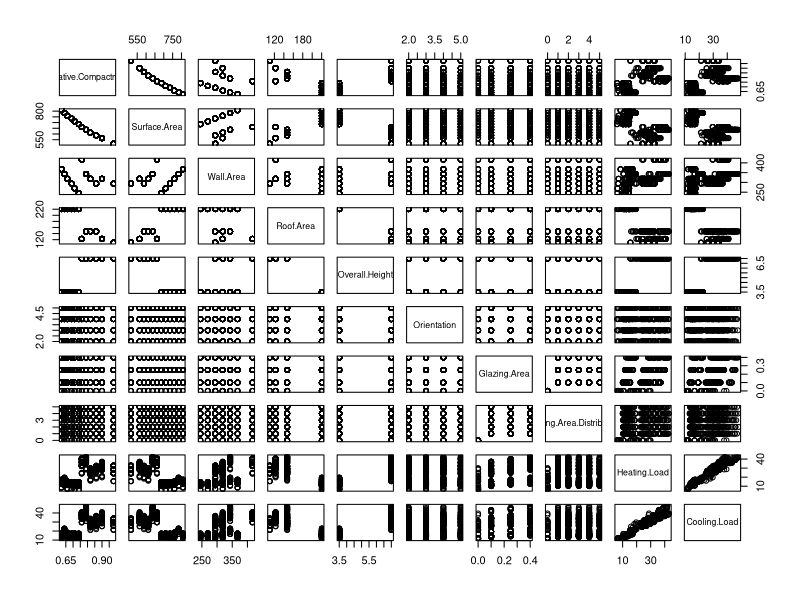
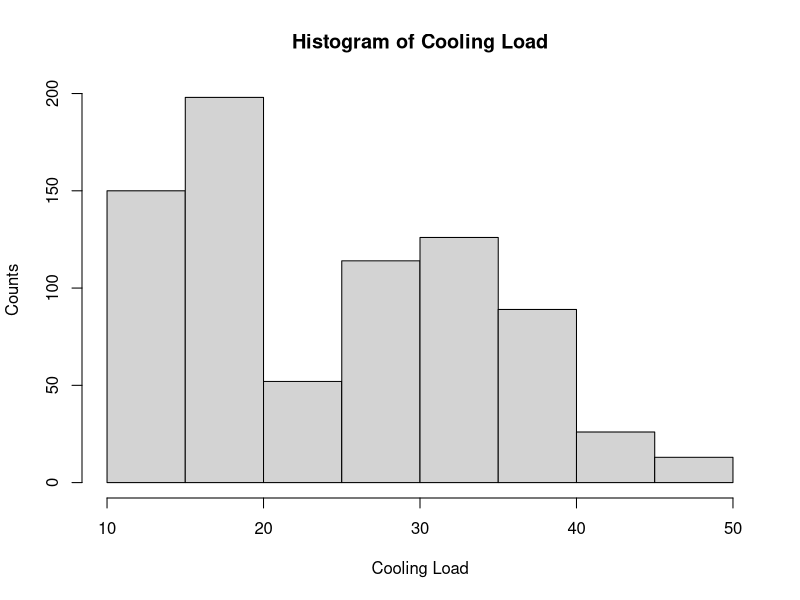
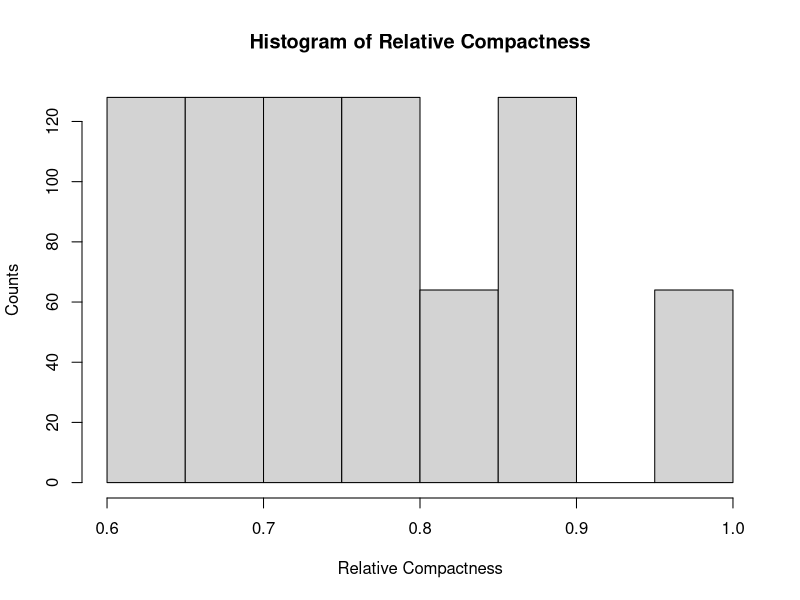
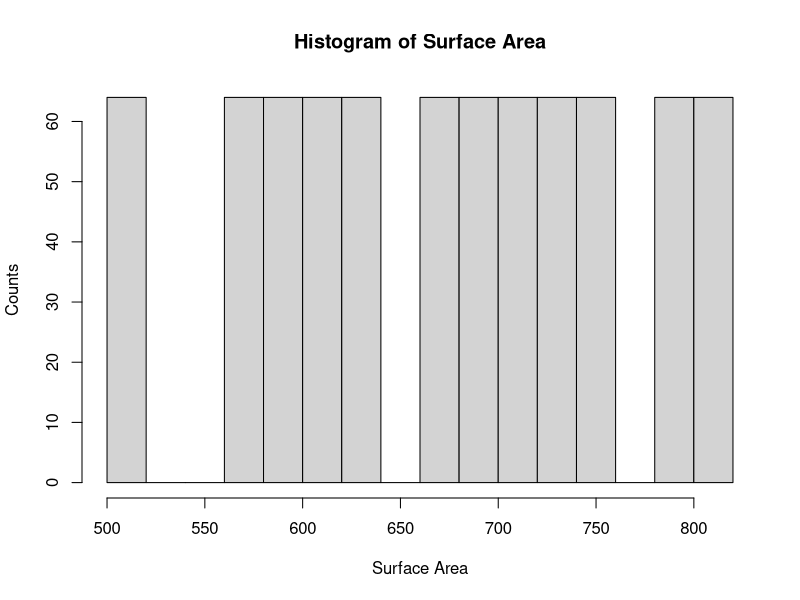

R code for these plots, in order: (Note: this script raises an error after producing the figures.)
energy = read.csv("EnergyEfficiencyData.csv", header = TRUE, stringsAsFactors = FALSE)
names(energy)
str(energy)
pairs(energy)

#Interesting Relationships:
# Relative Compactness and Surface Area are inversely correlated
# Heating Load and Cooling Load
# Heating/Cooling load and Overall Height
# Heating/Cooling Load and Roof Area
# Heating/Cooling Load and Surface Area & Relative Compactness
# Roof Area and Relative Compactness
# Overall Height and Relative Compactness
# Surface Area and Wall Area
# Surface Area and Roof Area
# Surface Area and Overall Height
# Roof Area and Overall Height
# RoofArea and Orignetation
# Roof Area and Glazing Area
# Roof Area and Glazing Area distribution
# Overall Height and Orientation
# Overall Height and Glazing Area
# Overall Height and Glazing area distribution
#

hist(energy$Cooling.Load, main = paste("Histogram of Cooling Load"), xlab = "Cooling Load", ylab = "Counts")

hist(energy$Relative.Compactness, main = paste("Histogram of Relative Compactness"), xlab = "Relative Compactness", ylab = "Counts")


hist(energy$Surface.Area, main = paste("Histogram of Surface Area"), xlab = "Surface Area", ylab = "Counts")

require(ggplot2)
ggplot(e2, aes(y = Heating.Load, x = Roof.Area))+ geom_point() + xlab("Roof Area") + ylab("Heating Load") + ggtitle("Relationship between Heating Load and Roof Area")
ggplot(e2, aes(y = Cooling.Load, x = Roof.Area))+ geom_point() + xlab("Roof Area") + ylab("Cooling Load") + ggtitle("Relationship between Cooling Load and Roof Area")


ggplot(e2, aes(y = Heating.Load, x = Overall.Height))+ geom_point() + xlab("Overall Height") + ylab("Heating Load") + ggtitle("Relationship between Heating Load and Overall Height")
ggplot(e2, aes(y = Cooling.Load, x = Overall.Height))+ geom_point() + xlab("Overall Height") + ylab("Cooling Load") + ggtitle("Relationship between Cooling Load and Overall Height")

ggplot(e2, aes(y = Heating.Load, x = Surface.Area))+ geom_point() + xlab("Surface Area") + ylab("Heating Load") + ggtitle("Relationship between Heating Load and Surface Area")
ggplot(e2, aes(y = Cooling.Load, x = Surface.Area))+ geom_point() + xlab("Surface Area") + ylab("Cooling Load") + ggtitle("Relationship between Cooling Load and Surface Area")


ggplot(e2, aes(y = Heating.Load, x = Glazing.Area))+ geom_point() + xlab("Glazing Area") + ylab("Heating Load") + ggtitle("Relationship between Heating Load and Glazing Area")
ggplot(energy, aes(x = factor(Glazing.Area), y = Heating.Load)) + geom_violin(trim = TRUE, draw_quantiles = c(0.25,0.5,0.75)) + xlab("Glazing Area") + ylab("Heating Load") + ggtitle(" Heating Load by Glazing Area")


ggplot(e2, aes(y = Cooling.Load, x = Surface.Area))+ geom_point() + xlab("Surface Area") + ylab("Cooling Load") + ggtitle("Relationship between Cooling Load and Surface Area")



ggplot(e2, aes(y = Heating.Load, x = Glazing.Area))+ geom_point() + xlab("Surface Area") + ylab("Heating Load") + ggtitle("Relationship between Heating Load and Surface Area")
